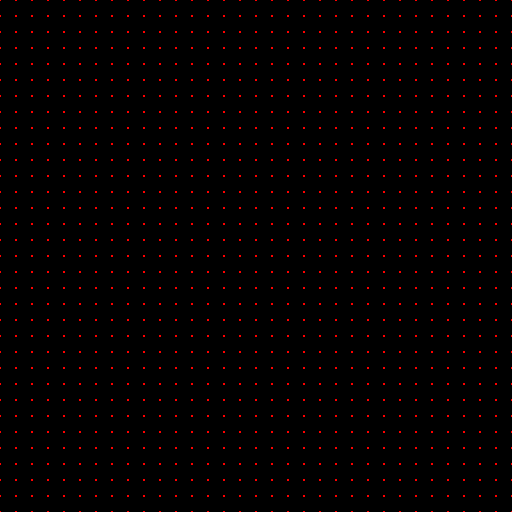

This game map was drawn from its Tiled (.tmx) file and the tilesets committed beside it. A one-line description and the full map source follow:
An orthogonal 32x32 tile map with 16x16 px tiles, 1 tile layer (Tile Layer 1).

<map version="1.9" tiledversion="1.9.2" orientation="orthogonal" renderorder="right-down" width="32" height="32" tilewidth="16" tileheight="16" infinite="0" nextlayerid="2" nextobjectid="1">
 <editorsettings>
  <export target="map_startingcastle_locale.csv" format="csv" />
 </editorsettings>
 <tileset firstgid="1" source="tileset.tsx" />
 <layer id="1" name="Tile Layer 1" width="32" height="32">
  <data encoding="csv">
1,1,1,1,1,1,1,1,1,1,1,1,1,1,1,1,1,1,1,1,1,1,1,1,1,1,1,1,1,1,1,1,
1,1,1,1,1,1,1,1,1,1,1,1,1,1,1,1,1,1,1,1,1,1,1,1,1,1,1,1,1,1,1,1,
1,1,1,1,1,1,1,1,1,1,1,1,1,1,1,1,1,1,1,1,1,1,1,1,1,1,1,1,1,1,1,1,
1,1,1,1,1,1,1,1,1,1,1,1,1,1,1,1,1,1,1,1,1,1,1,1,1,1,1,1,1,1,1,1,
1,1,1,1,1,1,1,1,1,1,1,1,1,1,1,1,1,1,1,1,1,1,1,1,1,1,1,1,1,1,1,1,
1,1,1,1,1,1,1,1,1,1,1,1,1,1,1,1,1,1,1,1,1,1,1,1,1,1,1,1,1,1,1,1,
1,1,1,1,1,1,1,1,1,1,1,1,1,1,1,1,1,1,1,1,1,1,1,1,1,1,1,1,1,1,1,1,
1,1,1,1,1,1,1,1,1,1,1,1,1,1,1,1,1,1,1,1,1,1,1,1,1,1,1,1,1,1,1,1,
1,1,1,1,1,1,1,1,1,1,1,1,1,1,1,1,1,1,1,1,1,1,1,1,1,1,1,1,1,1,1,1,
1,1,1,1,1,1,1,1,1,1,1,1,1,1,1,1,1,1,1,1,1,1,1,1,1,1,1,1,1,1,1,1,
1,1,1,1,1,1,1,1,1,1,1,1,1,1,1,1,1,1,1,1,1,1,1,1,1,1,1,1,1,1,1,1,
1,1,1,1,1,1,1,1,1,1,1,1,1,1,1,1,1,1,1,1,1,1,1,1,1,1,1,1,1,1,1,1,
1,1,1,1,1,1,1,1,1,1,1,1,1,1,1,1,1,1,1,1,1,1,1,1,1,1,1,1,1,1,1,1,
1,1,1,1,1,1,1,1,1,1,1,1,1,1,1,1,1,1,1,1,1,1,1,1,1,1,1,1,1,1,1,1,
1,1,1,1,1,1,1,1,1,1,1,1,1,1,1,1,1,1,1,1,1,1,1,1,1,1,1,1,1,1,1,1,
1,1,1,1,1,1,1,1,1,1,1,1,1,1,1,1,1,1,1,1,1,1,1,1,1,1,1,1,1,1,1,1,
1,1,1,1,1,1,1,1,1,1,1,1,1,1,1,1,1,1,1,1,1,1,1,1,1,1,1,1,1,1,1,1,
1,1,1,1,1,1,1,1,1,1,1,1,1,1,1,1,1,1,1,1,1,1,1,1,1,1,1,1,1,1,1,1,
1,1,1,1,1,1,1,1,1,1,1,1,1,1,1,1,1,1,1,1,1,1,1,1,1,1,1,1,1,1,1,1,
1,1,1,1,1,1,1,1,1,1,1,1,1,1,1,1,1,1,1,1,1,1,1,1,1,1,1,1,1,1,1,1,
1,1,1,1,1,1,1,1,1,1,1,1,1,1,1,1,1,1,1,1,1,1,1,1,1,1,1,1,1,1,1,1,
1,1,1,1,1,1,1,1,1,1,1,1,1,1,1,1,1,1,1,1,1,1,1,1,1,1,1,1,1,1,1,1,
1,1,1,1,1,1,1,1,1,1,1,1,1,1,1,1,1,1,1,1,1,1,1,1,1,1,1,1,1,1,1,1,
1,1,1,1,1,1,1,1,1,1,1,1,1,1,1,1,1,1,1,1,1,1,1,1,1,1,1,1,1,1,1,1,
1,1,1,1,1,1,1,1,1,1,1,1,1,1,1,1,1,1,1,1,1,1,1,1,1,1,1,1,1,1,1,1,
1,1,1,1,1,1,1,1,1,1,1,1,1,1,1,1,1,1,1,1,1,1,1,1,1,1,1,1,1,1,1,1,
1,1,1,1,1,1,1,1,1,1,1,1,1,1,1,1,1,1,1,1,1,1,1,1,1,1,1,1,1,1,1,1,
1,1,1,1,1,1,1,1,1,1,1,1,1,1,1,1,1,1,1,1,1,1,1,1,1,1,1,1,1,1,1,1,
1,1,1,1,1,1,1,1,1,1,1,1,1,1,1,1,1,1,1,1,1,1,1,1,1,1,1,1,1,1,1,1,
1,1,1,1,1,1,1,1,1,1,1,1,1,1,1,1,1,1,1,1,1,1,1,1,1,1,1,1,1,1,1,1,
1,1,1,1,1,1,1,1,1,1,1,1,1,1,1,1,1,1,1,1,1,1,1,1,1,1,1,1,1,1,1,1,
1,1,1,1,1,1,1,1,1,1,1,1,1,1,1,1,1,1,1,1,1,1,1,1,1,1,1,1,1,1,1,1
</data>
 </layer>
</map>
